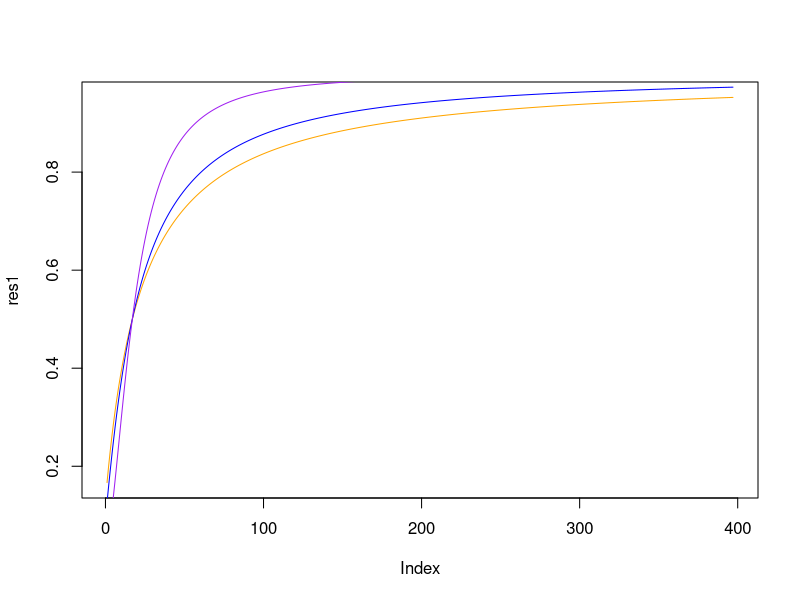
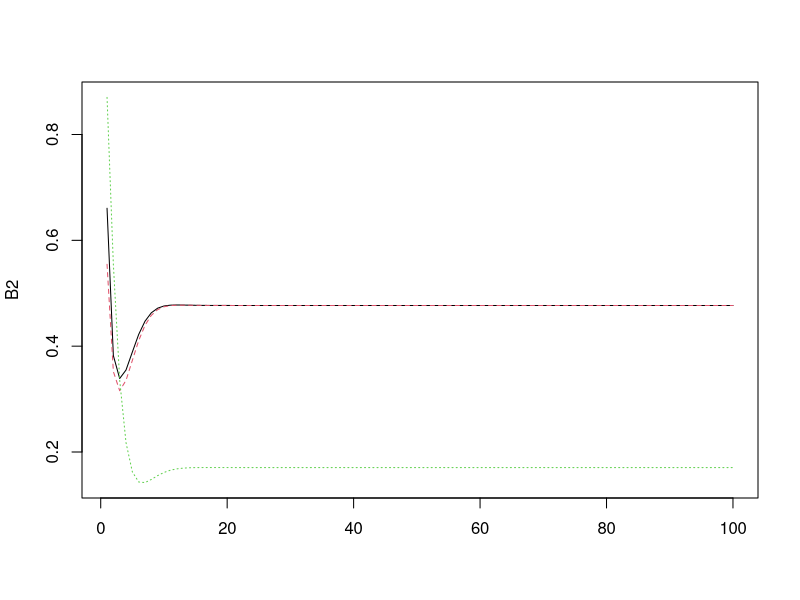
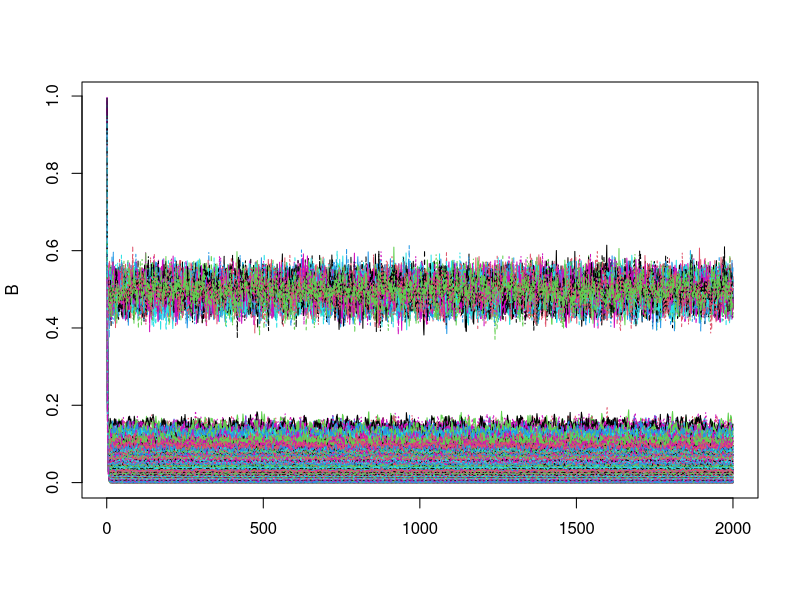
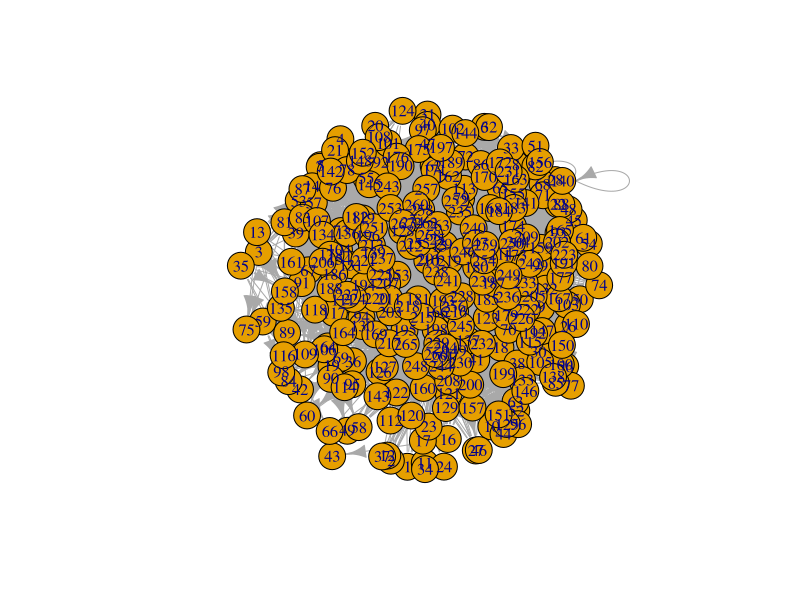

Recreate these plots in R, in order.
# Predator prey growth model based on Romanuk et al 2009
library(igraph)

# growth (nonzero for basal spp only)
G.i <- function(r, B, K){return(r * B * (1 - (B/K)))}
# death
d.i <- function(x, B){return(x * B)}

# impact of the resource on the consumer
Fij <- function(B, amat, B.o, q){
  denom <- (amat %*% B)^(1+q) + B.o^(1+q)
  numer <- (t(apply(amat, 1, function(x){x * B})))^(1+q)
  return(apply(numer, 2, function(x){x/denom}))
}


# impact of the consumer on the resource
Fji <- function(B, amat, B.o, q){
  denom <- (amat %*% B)^(1+q) + .5^(1+q)
  numer <- (t(apply(amat, 1, function(x){x * B})))^(1+q)
  apply(numer, 2, function(x){x/denom})
}

# Check functional response
res1 <- c()
for(i in 1:length(seq(.1, 10, .025))){res1[i] <- Fij(seq(.1, 10, .025)[i], amat = matrix(1), .5, q = 0)}
res2 <- c()
for(i in 1:length(seq(.1, 10, .025))){res2[i] <- Fij(seq(.1, 10, .025)[i], amat = matrix(1), .5, q = .2)}
res3 <- c()
for(i in 1:length(seq(.1, 10, .025))){res3[i] <- Fij(seq(.1, 10, .025)[i], amat = matrix(1), .5, q = 1)}

plot(res1, typ = "l", col = "orange")
points(res2, typ = "l", col = "blue")
points(res3, typ = "l", col = "purple", xpd = F)


# Function for change of biomass in one timestep
#amat is input as the adjacency matrix of the network
dBdt <- function(r.i, B.i, K.i, x.i, yij, amat, q, eij){
  growth <- G.i(r.i, B.i, K.i) 
  death <- d.i(x.i, B.i) 
  funct <- x.i * yij * Fij(B.i, t(amat), .5, q) %*% B.i - (x.i * yij * Fji(B.i, amat, .5, q) %*% B.i)/eij
  return(growth - death + funct)
}

# Parameters
r.i <- c(1,1,0) # initial abundances
K.i <- c(1,1,1) # carrying capacity
x.i <- c(.5, .5, .5)
yij <- .6
eij <- 1
q <- .2

# adjacency matrix
amat <- matrix(c(0, 0, 1, 0, 0, 1, 0, 0, 0), nrow = 3)
n.amat <- matrix(c(0, 0, 1, 0, 0, 0, 1, 0, 0, 0, 0, 1, 0, 0, 0, 0), nrow = 4)

B.i <- runif(3, .5, 1) # initial abundance
B2 <- matrix(B.i, nrow = 100, ncol = 3, byrow = T)
for(i in 2:100){
  r.i2 <- r.i#sapply(r.i, function(x){rnorm(1, x, .2)})
  B2[i,] <- B2[i-1,] + dBdt(r.i2, B.i = B2[i-1,], K.i, x.i, yij, t(amat), q, eij)
  B2[i,][B2[i,] < .1] <- 0
}
matplot(B2, type = "l")
#b.init <-colMeans(B)
#b.init.v <- apply(B, 2, sd)


niche.model<-function(S,C){
  new.mat<-matrix(0,nrow=S,ncol=S)
  ci<-vector()
  niche<-runif(S,0,1)
  r<-rbeta(S,1,((1/(2*C))-1))*niche
  
  for(i in 1:S){
    ci[i]<-runif(1,r[i]/2,niche[i])
  }
  
  r[which(niche==min(niche))]<-.00000001
  
  for(i in 1:S){
    
    for(j in 1:S){
      if(niche[j]>(ci[i]-(.5*r[i])) && niche[j]<(ci[i]+.5*r[i])){
        new.mat[j,i]<-1
      }
    }
  }
  
  new.mat<-new.mat[,order(apply(new.mat,2,sum))]
  return(new.mat)
}

S = 300
nm <- niche.model(S, .05)
r.i <- c()
r.i[colSums(nm) == 0] <- 1
r.i[colSums(nm) != 0] <- 0
r.i2 <- r.i

K.i <- rep(1, S) # carrying capacity
x.i <- rep(.5, S)
yij <- .6
eij <- 1
q <-  1
amat <- nm

B.i <- runif(S, .5, 1) # initial abundance
B <- matrix(B.i, nrow = 2000, ncol = S, byrow = T)
for(i in 2:2000){
  r.i2[colSums(nm) == 0] <- sapply(r.i[colSums(nm) == 0], function(x){rnorm(1, x, .1)})
  B[i,] <- B[i-1,] + dBdt(r.i2, B.i = B[i-1,], K.i, x.i, yij, amat, q, eij)
  B[i,][B[i,] < 10^-10] <- 0
}
matplot(B, type = "l")

which(B[100,] != 0)
length(which(B[100,] != 0))

apply(B, 2, function(x){sum(x == 0)})
plot(graph.adjacency(nm[which(B[100,] != 0),which(B[100,] != 0)]), layout = layout.kamada.kawai)
